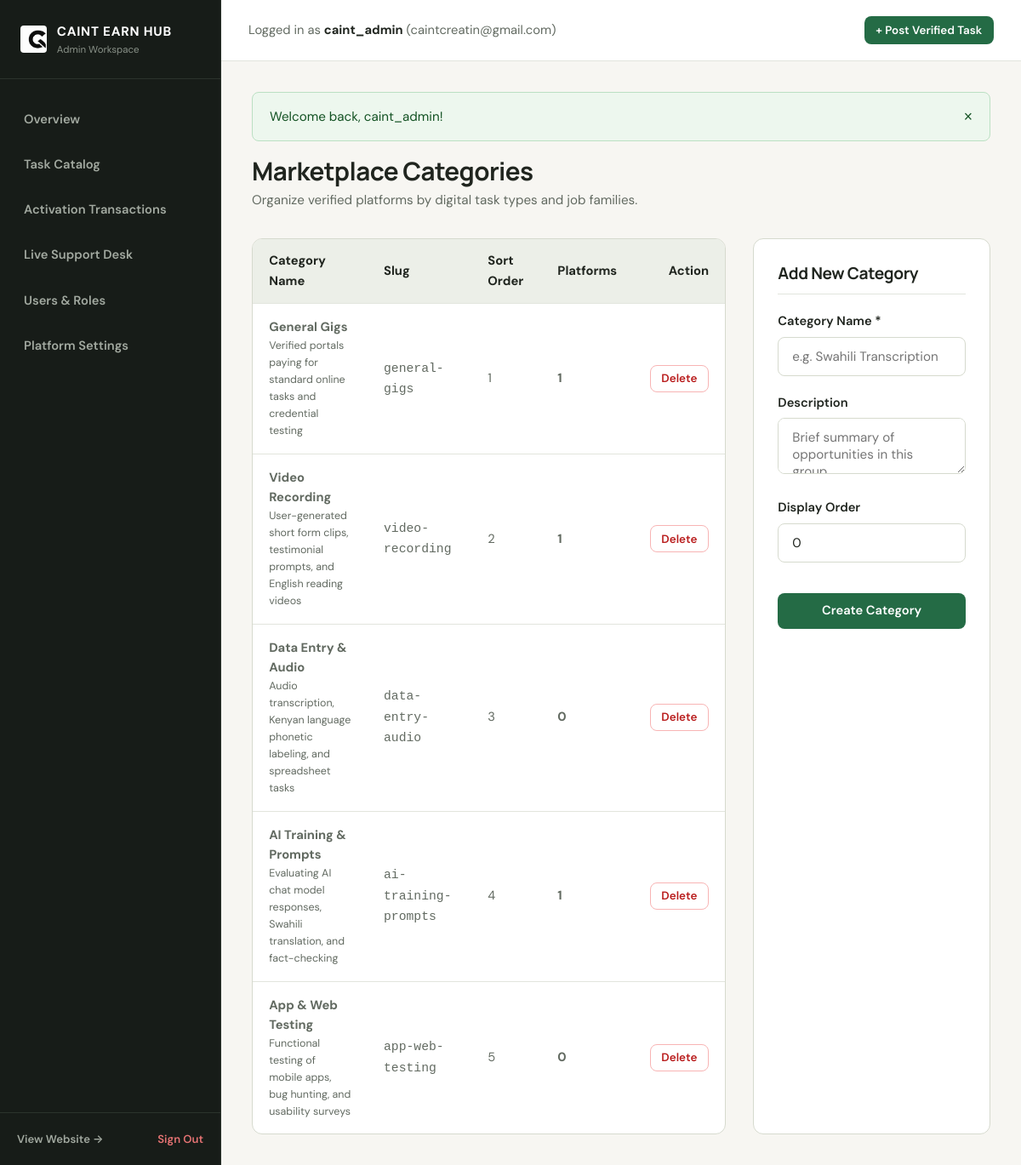
Screenshot of /admin/categories.php (signed in) with the database file from the repository.
### tables this page shows
CREATE TABLE IF NOT EXISTS user_profiles (
    user_id INT PRIMARY KEY,
    display_name VARCHAR(150) NOT NULL,
    headline VARCHAR(255) NULL,
    bio TEXT NULL,
    skills TEXT NULL,
    location VARCHAR(100) NULL DEFAULT 'Nairobi, Kenya',
    portfolio_url VARCHAR(255) NULL,
    avatar_url VARCHAR(255) NULL,
    availability VARCHAR(100) NULL DEFAULT 'Available now',
    hourly_rate DECIMAL(10,2) NULL DEFAULT 0.00,
    is_public TINYINT(1) NOT NULL DEFAULT 1,
    payout_method VARCHAR(50) NULL DEFAULT 'M-Pesa',
    payout_details VARCHAR(255) NULL,
    payment_proof VARCHAR(255) NULL,
    created_at DATETIME NOT NULL DEFAULT CURRENT_TIMESTAMP,
    updated_at DATETIME NOT NULL DEFAULT CURRENT_TIMESTAMP ON UPDATE CURRENT_TIMESTAMP,
    FOREIGN KEY (user_id) REFERENCES users(id) ON DELETE CASCADE
);

CREATE TABLE IF NOT EXISTS users (
    id INT AUTO_INCREMENT PRIMARY KEY,
    role ENUM('worker', 'client', 'admin') NOT NULL DEFAULT 'worker',
    email VARCHAR(191) NOT NULL UNIQUE,
    username VARCHAR(100) NOT NULL UNIQUE,
    password_hash VARCHAR(255) NOT NULL,
    phone VARCHAR(30) NULL,
    status ENUM('active', 'suspended', 'pending') NOT NULL DEFAULT 'active',
    reset_token VARCHAR(100) NULL,
    reset_token_expiry DATETIME NULL,
    created_at DATETIME NOT NULL DEFAULT CURRENT_TIMESTAMP,
    updated_at DATETIME NOT NULL DEFAULT CURRENT_TIMESTAMP ON UPDATE CURRENT_TIMESTAMP,
    INDEX idx_user_role (role),
    INDEX idx_user_status (status)
);

CREATE TABLE IF NOT EXISTS categories (
    id INT AUTO_INCREMENT PRIMARY KEY,
    name VARCHAR(100) NOT NULL UNIQUE,
    slug VARCHAR(120) NOT NULL UNIQUE,
    description VARCHAR(255) NULL,
    icon_name VARCHAR(50) NULL DEFAULT 'tag',
    sort_order INT NOT NULL DEFAULT 0,
    created_at DATETIME NOT NULL DEFAULT CURRENT_TIMESTAMP
);

### includes/functions.php (called while the page is built, shortened)
<?php
function e(?string $value): string {
    return htmlspecialchars($value ?? '', ENT_QUOTES, 'UTF-8');
}
function baseAppUrl(): string {
    static $base = null;
    if ($base === null) {
        $env = getenv('APP_URL');
        if ($env !== false && $env !== '') {
            $base = rtrim($env, '/');
        } else {
            $script = str_replace('\\', '/', $_SERVER['SCRIPT_NAME'] ?? '');
            $dir = dirname($script);
            $dir = preg_replace('#/(admin|dashboard|api|includes).*$#', '', $dir);
            $base = ($dir === '/' || $dir === '.' || $dir === '') ? '' : rtrim($dir, '/');
        }
    }
    return $base;
}
function getFlash(): ?array {
    if (!empty($_SESSION['flash'])) {
        $flash = $_SESSION['flash'];
        return $flash;
    }
    return null;
}
function currentUser(): ?array {
    static $cachedUser = null;
    if ($cachedUser === null) {
        $db = getDb();
        $stmt = $db->prepare("
            SELECT u.*, p.display_name, p.headline, p.bio, p.avatar_url, p.location
            FROM users u
            LEFT JOIN user_profiles p ON u.id = p.user_id
            WHERE u.id = ? AND u.status = 'active'
            LIMIT 1
        ");
        $stmt->execute([$_SESSION['user_id']]);
        $cachedUser = $stmt->fetch() ?: null;
    }
    return $cachedUser;
}
function requireLogin(string $redirectTo = 'login.php'): array {
    $user = currentUser();
    return $user;
}
function requireRole($roles, string $redirectTo = 'login.php'): array {
    $user = requireLogin($redirectTo);
    $allowed = (array)$roles;
    return $user;
}

### admin/categories.php (the view, shortened to what this page needs)
<?php
require_once __DIR__ . '/../includes/functions.php';
$adminNav = 'categories';
$db = getDb();
$categories = $db->query("
    SELECT c.*, COUNT(p.id) AS platforms_count
    FROM categories c
    LEFT JOIN platforms p ON c.id = p.category_id
    GROUP BY c.id
    ORDER BY c.sort_order ASC
")->fetchAll();
require_once __DIR__ . '/header.php';
?>
<div class="page-title-row">
    <div>
        <h1 style="font-size: 1.85rem; margin-bottom: 0.25rem;">Marketplace Categories</h1>
        <p style="color: var(--text-secondary); font-size: 0.95rem;">
            Organize verified platforms by digital task types and job families.
        </p>
    </div>
</div>
<div style="display: grid; grid-template-columns: 2fr 1fr; gap: 2rem;">
    <div class="table-responsive">
        <table class="data-table">
            <thead>
                <tr>
                    <th>Category Name</th>
                    <th>Slug</th>
                    <th>Sort Order</th>
                    <th>Platforms</th>
                    <th style="text-align: right;">Action</th>
                </tr>
            </thead>
            <tbody>
                <?php foreach ($categories as $cat): ?>
                    <tr>
                        <td>
                            <strong><?= e($cat['name']) ?></strong>
                            <?php if (!empty($cat['description'])): ?>
                                <div style="font-size: 0.78rem; color: var(--text-secondary);"><?= e($cat['description']) ?></div>
                            <?php endif; ?>
                        </td>
                        <td><code><?= e($cat['slug']) ?></code></td>
                        <td><?= (int)$cat['sort_order'] ?></td>
                        <td><strong><?= (int)$cat['platforms_count'] ?></strong></td>
                        <td style="text-align: right;">
                            <form method="POST" onsubmit="return confirm('Delete this category?');" style="display: inline;">
                                <button type="submit" class="btn btn-outline btn-sm" style="color: var(--danger); border-color: #F8B4B4;">Delete</button>
                            </form>
                        </td>
                    </tr>
                <?php endforeach; ?>
            </tbody>
        </table>
    </div>
    <div style="background-color: var(--surface-main); border: 1px solid var(--border-light); border-radius: var(--radius-lg); padding: 1.75rem;">
        <h2 style="font-size: 1.2rem; font-weight: 700; margin-bottom: 1.25rem; padding-bottom: 0.75rem; border-bottom: 1px solid var(--divider);">
            Add New Category
        </h2>
        <form method="POST" action="categories.php">
            <div class="form-group">
                <label class="form-label" for="catName">Category Name *</label>
                <input type="text" id="catName" name="name" required class="form-control" placeholder="e.g. Swahili Transcription">
            </div>
            <div class="form-group">
                <label class="form-label" for="catDesc">Description</label>
                <textarea id="catDesc" name="description" rows="2" class="form-control" placeholder="Brief summary of opportunities in this group..."></textarea>
            </div>
            <div class="form-group">
                <label class="form-label" for="catSort">Display Order</label>
                <input type="number" id="catSort" name="sort_order" class="form-control" value="0">
            </div>
            <button type="submit" class="btn btn-primary btn-full" style="margin-top: 1rem;">
                Create Category
            </button>
        </form>
    </div>
</div>
<?php require_once __DIR__ . '/footer.php'; ?>

### admin/header.php (shortened to what this page needs)
<?php
require_once __DIR__ . '/../includes/functions.php';
$admin = requireRole('admin', 'login.php');
$appUrl = baseAppUrl();
$adminNav = $adminNav ?? 'dashboard';
?>
<!DOCTYPE html>
<html lang="en">
<head>
    <link rel="stylesheet" href="<?= $appUrl ?>/assets/css/main.css">
    <link rel="stylesheet" href="<?= $appUrl ?>/assets/css/admin.css">
</head>
<body>
<div class="admin-layout">
    <aside class="admin-sidebar">
        <div class="sidebar-brand">
            <img src="<?= $appUrl ?>/assets/images/logo.png" alt="CAINT" style="height: 32px; width: auto; border-radius: var(--radius-sm);">
            <div>
                <strong style="color: #FFFFFF; font-size: 0.95rem; letter-spacing: 0.05em;">CAINT EARN HUB</strong>
                <div style="font-size: 0.72rem; color: #8A9289;">Admin Workspace</div>
            </div>
        </div>
        <ul class="sidebar-nav">
            <li>
                <a href="<?= $appUrl ?>/admin/index.php" class="sidebar-link <?= $adminNav === 'dashboard' ? 'active' : '' ?>">
                    <span>Overview</span>
                </a>
            </li>
            <li>
                <a href="<?= $appUrl ?>/admin/platforms.php" class="sidebar-link <?= $adminNav === 'platforms' ? 'active' : '' ?>">
                    <span>Task Catalog</span>
                </a>
            </li>
            <li>
                <a href="<?= $appUrl ?>/admin/transactions.php" class="sidebar-link <?= $adminNav === 'transactions' ? 'active' : '' ?>">
                    <span>Activation Transactions</span>
                </a>
            </li>
            <li>
                <a href="<?= $appUrl ?>/admin/support_desk.php" class="sidebar-link <?= $adminNav === 'support' ? 'active' : '' ?>">
                    <span>Live Support Desk</span>
                </a>
            </li>
            <li>
                <a href="<?= $appUrl ?>/admin/users.php" class="sidebar-link <?= $adminNav === 'users' ? 'active' : '' ?>">
                    <span>Users &amp; Roles</span>
                </a>
            </li>
            <li>
                <a href="<?= $appUrl ?>/admin/settings.php" class="sidebar-link <?= $adminNav === 'settings' ? 'active' : '' ?>">
                    <span>Platform Settings</span>
                </a>
            </li>
        </ul>
        <div class="sidebar-footer">
            <a href="<?= $appUrl ?>/index.php" target="_blank" style="color: #A2A9A0; font-size: 0.82rem; font-weight: 600;">View Website &rarr;</a>
            <a href="<?= $appUrl ?>/logout.php" style="color: #E57373; font-size: 0.82rem; font-weight: 600;">Sign Out</a>
        </div>
    </aside>
    <div class="admin-main">
        <header class="admin-topbar">
            <div style="font-size: 0.92rem; color: var(--text-secondary);">
                Logged in as <strong style="color: var(--text-primary);"><?= e($admin['username']) ?></strong> (<?= e($admin['email']) ?>)
            </div>
            <div style="display: flex; gap: 1rem; align-items: center;">
                <a href="<?= $appUrl ?>/admin/platform_edit.php" class="btn btn-primary btn-sm">+ Post Verified Task</a>
            </div>
        </header>
        <div class="admin-content">
            <?php $flash = getFlash(); if ($flash): ?>
                <div class="alert alert-<?= e($flash['type']) ?>" role="alert">
                    <span><?= e($flash['message']) ?></span>
                    <button type="button" onclick="this.parentElement.remove()" style="background:none; border:none; cursor:pointer; font-size:1.1rem; color:inherit;">&times;</button>
                </div>
            <?php endif; ?>

### assets/css/main.css (style rules this page uses)
:root { --bg-primary: #F7F6F2; --surface-main: #FFFFFF; --surface-subtle: #ECEFE8; --surface-dark: #171C18; --text-primary: #20251F; --text-secondary: #626A61; --text-muted: #8A9289; --text-on-dark: #F7F6F2; --accent: #246B45; --accent-hover: #194F33; --accent-light: #E7F3EC; --accent-border: #97C7AA; --success: #1E7E34; --warning: #B45309; --danger: #B91C1C; --info: #0369A1; --divider: #E2E5DD; --border-light: #D6DACE; --border-focus: #246B45; --font-heading: 'Manrope', -apple-system, BlinkMacSystemFont, 'Segoe UI', Roboto, sans-serif; --font-body: 'DM Sans', -apple-system, BlinkMacSystemFont, 'Segoe UI', Roboto, sans-serif; --radius-sm: 4px; --radius-md: 8px; --radius-lg: 12px; --radius-full: 9999px; --shadow-sm: 0 1px 2px rgba(0, 0, 0, 0.05); --shadow-md: 0 4px 12px rgba(0, 0, 0, 0.06); --shadow-lg: 0 10px 25px rgba(0, 0, 0, 0.08); --container-max: 1240px; --header-height: 72px; }
*, *::before, *::after { box-sizing: border-box; margin: 0; padding: 0; }
html { font-size: 16px; scroll-behavior: smooth; -webkit-text-size-adjust: 100%; }
body { background-color: var(--bg-primary); color: var(--text-primary); font-family: var(--font-body); font-size: 1rem; line-height: 1.6; min-height: 100vh; display: flex; flex-direction: column; }
h1, h2, h3, h4, h5, h6 { font-family: var(--font-heading); color: var(--text-primary); font-weight: 700; line-height: 1.25; letter-spacing: -0.02em; }
p { margin-bottom: 1rem; }
p:last-child { margin-bottom: 0; }
a { color: var(--accent); text-decoration: none; transition: color 0.15s ease; }
img { max-width: 100%; height: auto; display: block; }
.btn { display: inline-flex; align-items: center; justify-content: center; gap: 0.5rem; font-family: var(--font-body); font-weight: 600; font-size: 0.92rem; padding: 0.65rem 1.25rem; border-radius: var(--radius-md); border: 1px solid transparent; cursor: pointer; transition: all 0.18s ease-in-out; text-align: center; line-height: 1.3; }
.btn-primary { background-color: var(--accent); color: #FFFFFF; }
.btn-outline { background-color: transparent; border-color: var(--border-light); color: var(--text-primary); }
.btn-sm { padding: 0.4rem 0.8rem; font-size: 0.84rem; }
.btn-full { width: 100%; }
.alert { padding: 1rem 1.25rem; border-radius: var(--radius-md); border: 1px solid; margin-bottom: 1rem; font-size: 0.95rem; display: flex; align-items: center; justify-content: space-between; }
.alert-success { background-color: #EDF7EE; border-color: #BBE0C3; color: #135223; }
.form-group { margin-bottom: 1.25rem; }
.form-label { display: block; font-weight: 600; font-size: 0.92rem; color: var(--text-primary); margin-bottom: 0.4rem; }
.form-control { width: 100%; padding: 0.75rem 1rem; border: 1px solid var(--border-light); border-radius: var(--radius-md); background-color: var(--surface-main); color: var(--text-primary); font-family: var(--font-body); font-size: 0.95rem; outline: none; transition: border-color 0.15s ease; }
.table-responsive { overflow-x: auto; background-color: var(--surface-main); border: 1px solid var(--border-light); border-radius: var(--radius-lg); }
.data-table { width: 100%; border-collapse: collapse; text-align: left; font-size: 0.92rem; }
.data-table th { background-color: var(--surface-subtle); padding: 0.9rem 1.2rem; font-weight: 700; color: var(--text-primary); border-bottom: 1px solid var(--divider); }
.data-table td { padding: 1rem 1.2rem; border-bottom: 1px solid var(--divider); color: var(--text-secondary); }
.data-table tr:last-child td { border-bottom: none; }

### rows the page displays
user_profiles: user_id.username "caint_admin", user_id.email "caintcreatin@gmail.com"
categories: name "General Gigs", description "Verified portals paying for standard online tasks and credential testing", slug "general-gigs", sort_order "1", platforms_count "1"
categories: name "Video Recording", description "User-generated short form clips, testimonial prompts, and English reading videos", slug "video-recording", sort_order "2", platforms_count "1"
categories: name "Data Entry & Audio", description "Audio transcription, Kenyan language phonetic labeling, and spreadsheet tasks", slug "data-entry-audio", sort_order "3", platforms_count "0"
categories: name "AI Training & Prompts", description "Evaluating AI chat model responses, Swahili translation, and fact-checking", slug "ai-training-prompts", sort_order "4", platforms_count "1"
categories: name "App & Web Testing", description "Functional testing of mobile apps, bug hunting, and usability surveys", slug "app-web-testing", sort_order "5", platforms_count "0"

### other values shown
$flash['message'] "Welcome back, caint_admin!"
